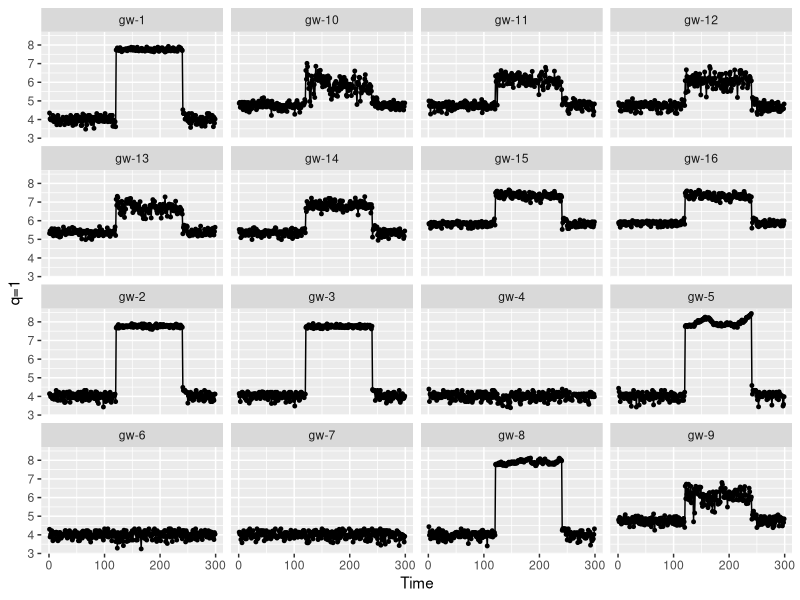
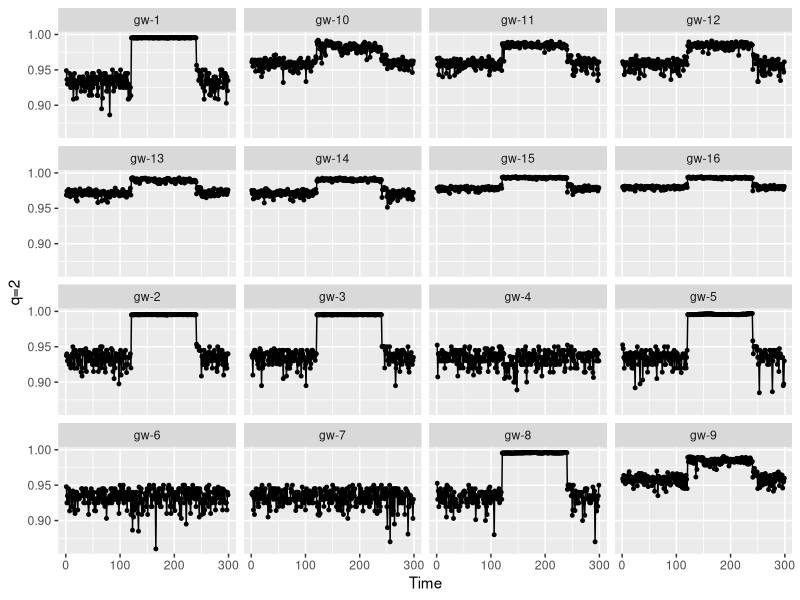
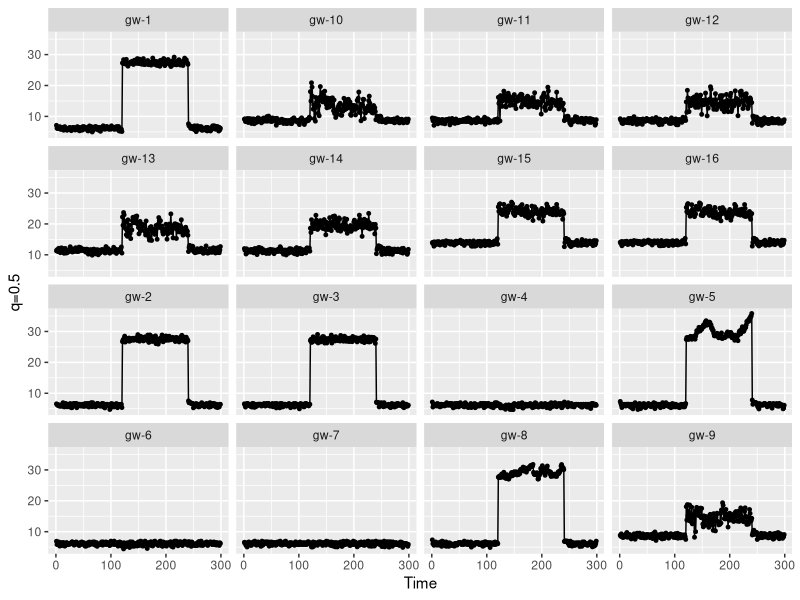

Generate these figures, in order, with R:

library(ggplot2)
library(scales)
library(doBy)


data = read.table("index.txt", header=T)
data$Node = factor(data$Node)
data.test = subset(data, grepl("^gw", Node))
data = droplevels(data.test)
fa = levels(data$Node)

pdf("index.pdf")
# pdf("gini.pdf")

for(i in 1:ceiling(length(fa)/16)){
  sub_class=fa[c(1:16)+(i-1)*16]
  g.root <- ggplot(subset(data, Node %in% sub_class)) +
    geom_point(aes (x=Time, y=entropy), size=1) +
    geom_line(aes (x=Time, y=entropy), size=0.5) +
    ylab("q=1") +
    facet_wrap(~ Node)
  print(g.root)
}

# pdf("en.pdf")
for(i in 1:ceiling(length(fa)/16)){
  sub_class=fa[c(1:16)+(i-1)*16]
  g.root <- ggplot(subset(data, Node %in% sub_class)) +
    geom_point(aes (x=Time, y=gini), size=1) +
    geom_line(aes (x=Time, y=gini), size=0.5) +
    ylab("q=2") +
    facet_wrap(~ Node)
  print(g.root)
}

# pdf("t05.pdf")
for(i in 1:ceiling(length(fa)/16)){
  sub_class=fa[c(1:16)+(i-1)*16]
  g.root <- ggplot(subset(data, Node %in% sub_class)) +
    geom_point(aes (x=Time, y=t05), size=1) +
    geom_line(aes (x=Time, y=t05), size=0.5) +
    ylab("q=0.5") +
    facet_wrap(~ Node)
  print(g.root)
}

# pdf("enrate.pdf")
# for(i in 1:ceiling(length(fa)/16)){
#   sub_class=fa[c(1:16)+(i-1)*16]
#   g.root <- ggplot(subset(data, Node %in% sub_class)) +
#     geom_point(aes (x=Time, y=enrate), size=1) +
#     geom_line(aes (x=Time, y=enrate), size=0.5) +
#     ylab("Packets") +
#     facet_wrap(~ Node)
#   print(g.root)
# }

# pdf("ginirate.pdf")
# for(i in 1:ceiling(length(fa)/16)){
#   sub_class=fa[c(1:16)+(i-1)*16]
#   g.root <- ggplot(subset(data, Node %in% sub_class)) +
#     geom_point(aes (x=Time, y=ginirate), size=1) +
#     geom_line(aes (x=Time, y=ginirate), size=0.5) +
#     ylab("Packets") +
#     facet_wrap(~ Node)
#   print(g.root)
# }


# pdf("attack.pdf")
# for(i in 1:ceiling(length(fa)/16)){
#   sub_class=fa[c(1:16)+(i-1)*16]
#   g.root <- ggplot(subset(data, Node %in% sub_class)) +
#     geom_point(aes (x=Time, y=attack), size=1) +
#     geom_line(aes (x=Time, y=attack), size=0.5) +
#     ylab("attack") +
#     facet_wrap(~ Node)
#   print(g.root)
# }


retval <- dev.off()